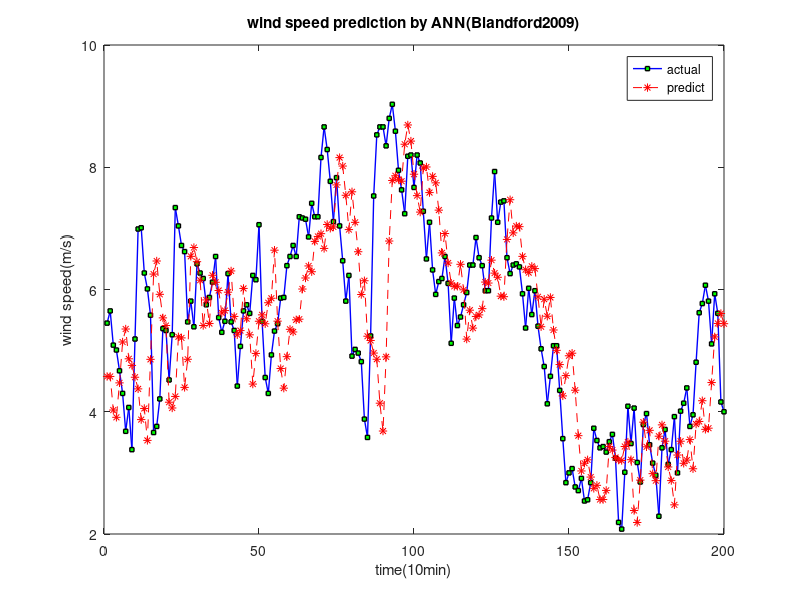

The MATLAB source for this figure: (Note: this script raises an error after producing the figure.)
clear;
clc;
load Savoy;
data=Savoy;
% Choose proper wind speed data from all data set
speed=data(2000:2800,1);
speed=speed';
trainx=zeros(494,6);
trainy=zeros(494,1);
train=speed(1,1:500);
for i=1:494
    trainy(i)=speed(6+i+4);
    for j=1:6
        trainx(i,j)=speed(i+j-1);
    end
end
[b,~,r]=regress(trainy,trainx);
coef=fliplr(b');
r=var(r);
forpredict=speed(1,501:700);


for k=1:200
    arpredictvalue(1,k)=coef*fliplr(speed(1,500-6+k-4:499+k-4))';
end
MAPE=sum(abs((forpredict-arpredictvalue)./forpredict))/200;
MSE=sum((forpredict-arpredictvalue).^2)/200;

plot(forpredict,'-bs','LineWidth',1,...
                'MarkerEdgeColor','k',...
                'MarkerFaceColor','g',...
                'MarkerSize',3);figure(gcf)
hold on;
plot(arpredictvalue,'--*r');figure(gcf)
xlabel('time(10min)');
ylabel('wind speed(m/s)');
title('wind speed prediction by ANN(Blandford2009)');

legend('actual','predict');
hold off;
% convert AR model to state space
[F,H,Q,R,initx,initV]=AR_to_SS(coef,r,forpredict);
F;
H;
Q;
R;
initx;
initV;
